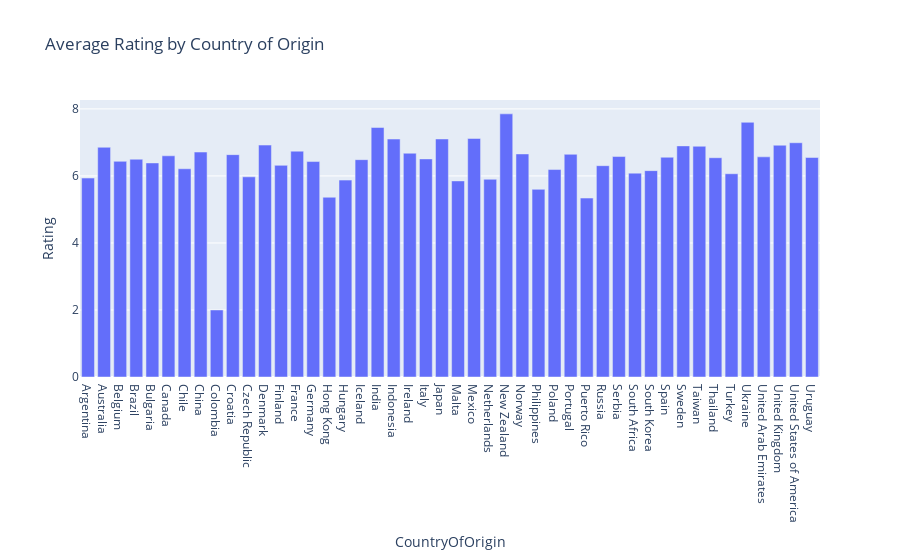

The notebook cell this image was saved under:
### Code cell
df_grouped = df.groupby(["CountryOfOrigin"]).mean(numeric_only=True).reset_index()

# Create a bar chart
fig = px.bar(df_grouped, x="CountryOfOrigin", y="Rating",
             title="Average Rating by Country of Origin")
fig.show()

### Figure 1 — Plotly figure (JSON) as saved in the notebook; plotly's stock layout.template omitted (floating-point values rounded to 4 significant figures)
{"data": [{"alignmentgroup": "True", "hovertemplate": "CountryOfOrigin=%{x}<br>Rating=%{y}<extra></extra>", "legendgroup": "", "marker": {"color": "#636efa", "pattern": {"shape": ""}}, "name": "", "offsetgroup": "", "orientation": "v", "showlegend": false, "textposition": "auto", "type": "bar", "x": ["Argentina", "Australia", "Belgium", "Brazil", "Bulgaria", "Canada", "Chile", "China", "Colombia", "Croatia", "Czech Republic", "Denmark", "Finland", "France", "Germany", "Hong Kong", "Hungary", "Iceland", "India", "Indonesia", "Ireland", "Italy", "Japan", "Malta", "Mexico", "Netherlands", "New Zealand", "Norway", "Philippines", "Poland", "Portugal", "Puerto Rico", "Russia", "Serbia", "South Africa", "South Korea", "Spain", "Sweden", "Taiwan", "Thailand", "Turkey", "Ukraine", "United Arab Emirates", "United Kingdom", "United States of America", "Uruguay"], "xaxis": "x", "y": [5.936, 6.855, 6.435, 6.498, 6.387, 6.6, 6.213, 6.712, 2, 6.635, 5.973, 6.921, 6.315, 6.739, 6.428, 5.363, 5.875, 6.485, 7.444, 7.1, 6.677, 6.508, 7.102, 5.851, 7.118, 5.9, 7.852, 6.656, 5.6, 6.191, 6.645, 5.339, 6.306, 6.578, 6.083, 6.158, 6.557, 6.896, 6.885, 6.543, 6.065, 7.6, 6.569, 6.916, 6.99, 6.55], "yaxis": "y"}], "layout": {"barmode": "relative", "legend": {"tracegroupgap": 0}, "title": {"text": "Average Rating by Country of Origin"}, "xaxis": {"anchor": "y", "domain": [0, 1], "title": {"text": "CountryOfOrigin"}}, "yaxis": {"anchor": "x", "domain": [0, 1], "title": {"text": "Rating"}}}}
